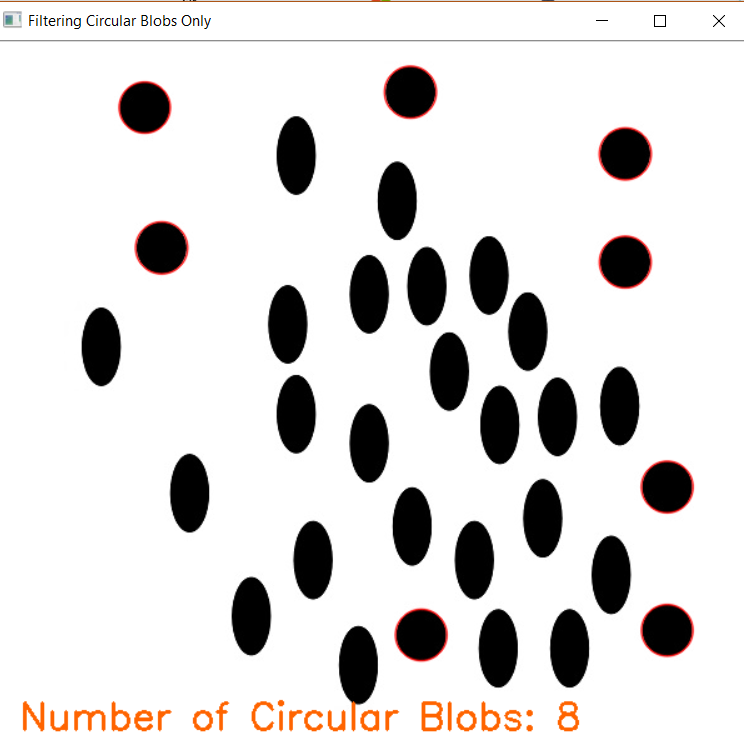
#> input picture images/blobs.png, 744 x 741 px, found by its file name
$ python bitwise.py
#> lines starting #> are read from the running program, lines starting #| are printed output that depends on the picture; after the words box and inside, x2 and y2 are one past the last pixel; in counts of white or black regions, pixels touching at a corner belong together
#converted into bitwise

import cv2
import matplotlib.pyplot as plt

# Read the image
image2 = cv2.imread('images/blobs.png')
#> image2 is the input picture: shape (741, 744, 3); mean B, G, R 217.1, 218, 220.3

# Display the image
plt.figure(figsize=[10,10])
plt.imshow(image2[:,:,::-1]);plt.title("Original Image");plt.axis("off")

image2_copy = image2.copy()

# Convert the image to gray-scale
gray = cv2.cvtColor(image2_copy, cv2.COLOR_BGR2GRAY)
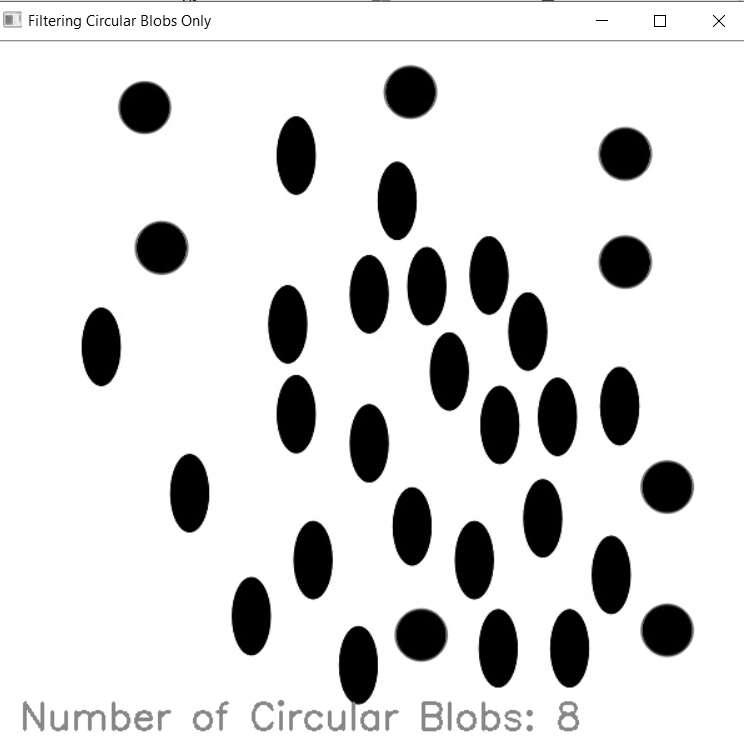
#> gray: shape (741, 744); min 0, max 255, mean 218.6

# Display the result
plt.imshow(gray, cmap="gray");plt.title("Gray-scale Image");plt.axis("off")

gray_inverted = cv2.bitwise_not(gray)
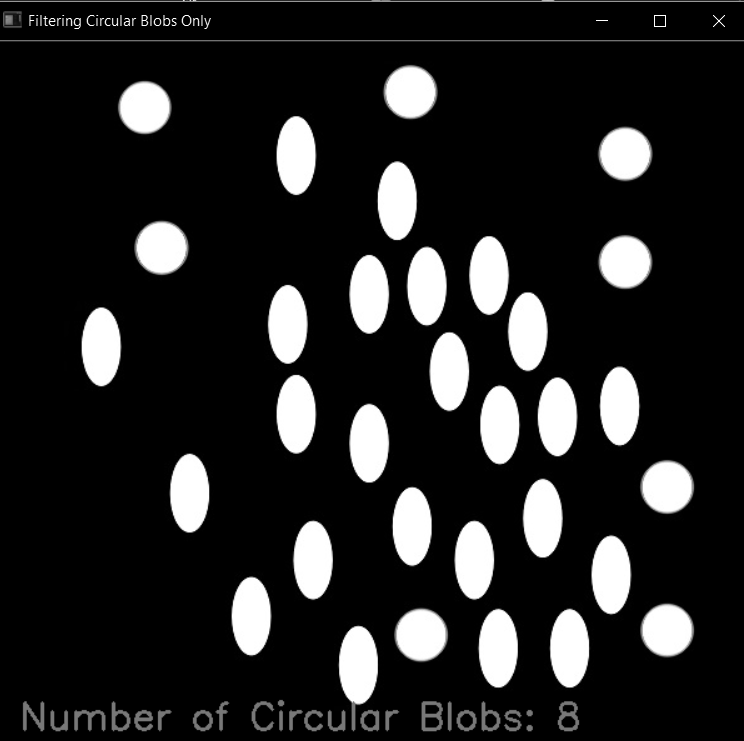
#> gray_inverted: shape (741, 744); min 0, max 255, mean 36.4

contours, hierarchy = cv2.findContours(gray_inverted, cv2.RETR_LIST, cv2.CHAIN_APPROX_SIMPLE)
#> contours = 1377 contours, 1272 with area under 20; largest, box (x1, y1, x2, y2) and area: (464, 231, 584, 462) 9604, (404, 241, 475, 412) 6292, (264, 281, 324, 462) 6286, (453, 514, 524, 692) 6084, (327, 621, 385, 732) 3863

# draw all the contours found
image2_copy2 = cv2.drawContours(gray_inverted, contours, -1, (0, 0, 255), 2)
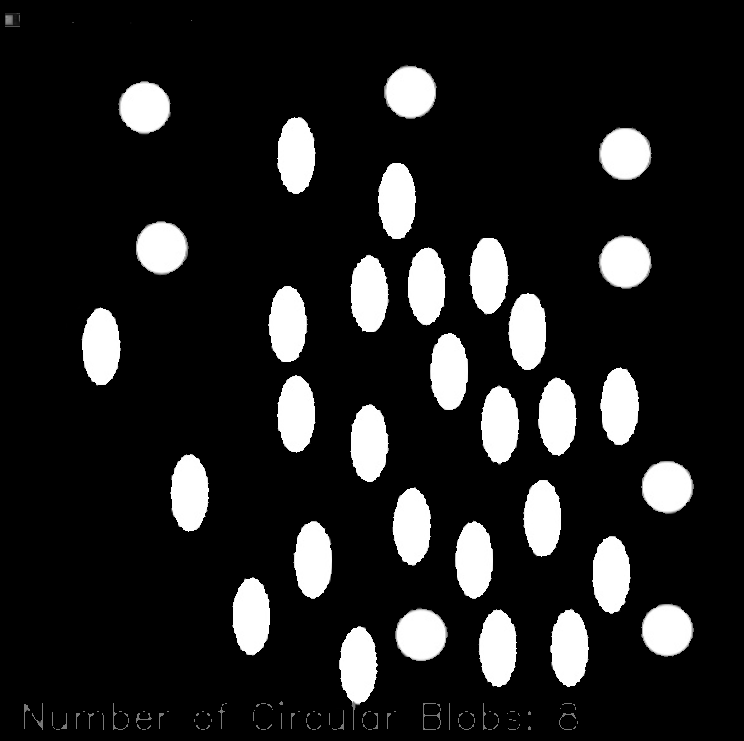
#> image2_copy2: shape (741, 744); min 0, max 255, mean 33.2

# Plot both of the resuts for comparison
plt.figure(figsize=[15,15])
plt.subplot(121);plt.imshow(image2_copy[::,:-1]);plt.title("Without Thresholding");plt.axis('off')
plt.subplot(122);plt.imshow(image2_copy2[::,:-1]);plt.title("With Threshloding");plt.axis('off');
plt.show()
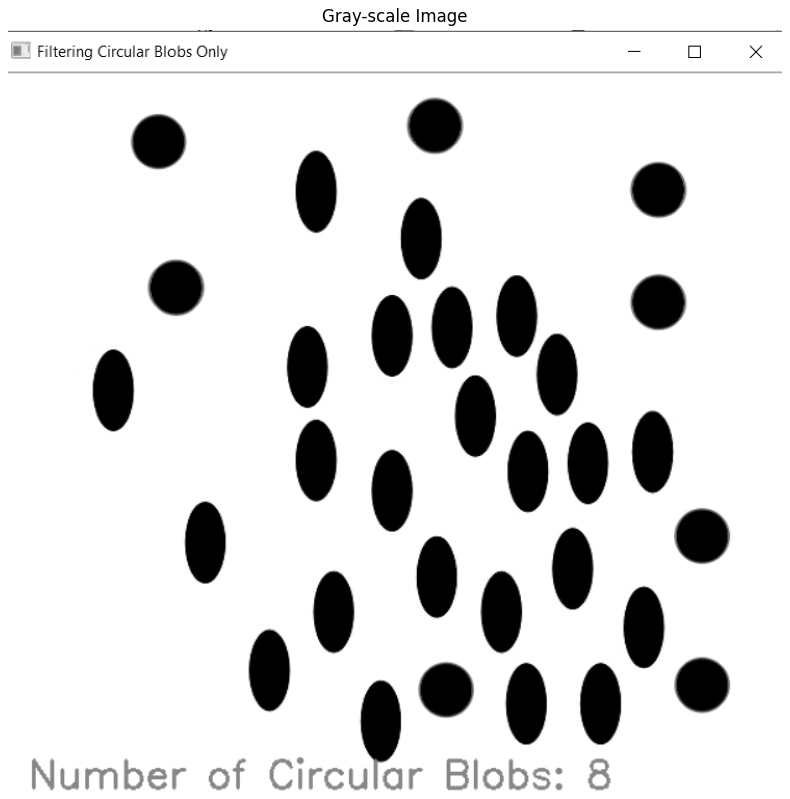
#> figure drawn by matplotlib, 1 panel
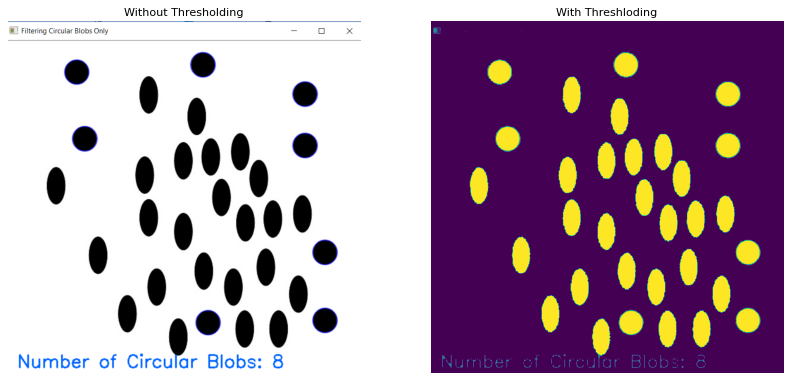
#> figure drawn by matplotlib, 2 panels
